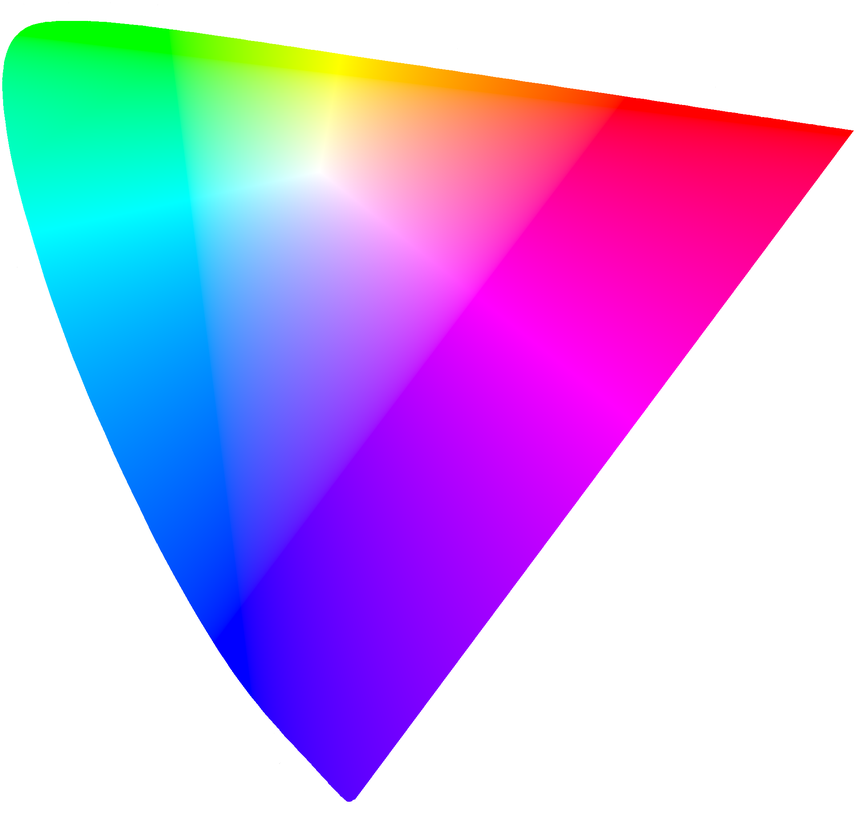
%> input picture Matlab/img/CIE_1976_UCS.png, 856 x 824 px, shrunk from 1923 x 1852 before the run; its folder holds only this picture in this run
$ octave multiImRead.m   (GNU Octave 9; MATLAB toolbox functions it lacks are replaced by stand-ins)
%> lines starting %> are read from the running program, lines starting %| are printed output that depends on the picture; in (x1, y1, x2, y2) boxes, pixels count from 0 and x2, y2 are one past the last pixel; in counts of white or black regions, pixels touching at a corner belong together; the program's own positions count from 1
imagefiles = dir('*.PNG');
nfiles = length(imagefiles);    % Number of files found
for ii=1:nfiles
   fn = imagefiles(ii).name;
   spd = imread(fn);
%> spd is the input picture: size 824x856x3 uint8; mean R, G, B 198.2, 172, 230.8
   spd = spd(:,:,1);
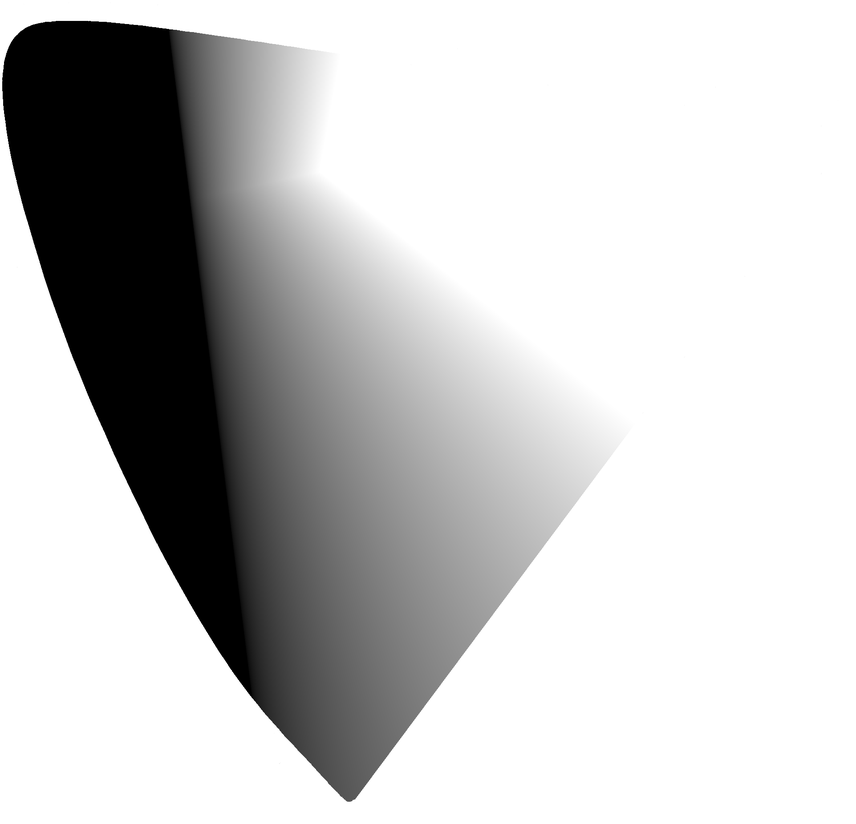
%> spd: size 824x856 uint8; min 0, max 255, mean 198.2
   spd = spd < 1;
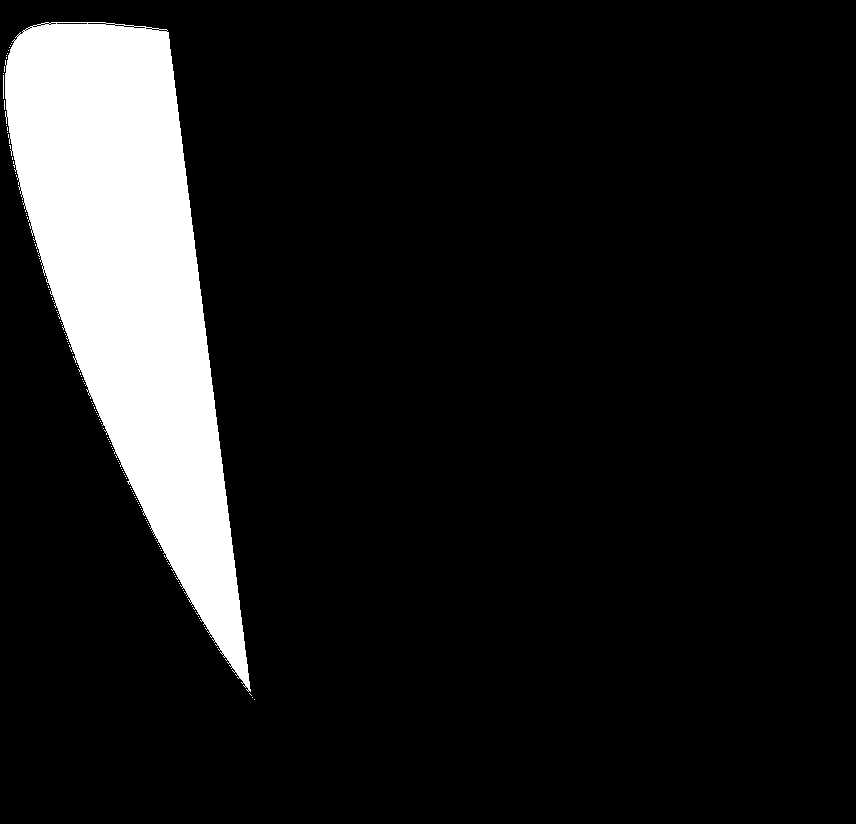
%> spd: size 824x856 logical; 11.2% white; 118 white regions (116 under 20 px), largest, box (x1, y1, x2, y2) and area: (5, 22, 251, 692) 78542, (3, 75, 4, 99) 24
   spd = sum(spd);
%> spd = 856 values, max 529 at index 168, min 0 at index 1, mean 91.96
   spd = spd.*1/max(spd);
%> spd = 856 values, max 1 at index 168, min 0 at index 1, mean 0.174
   spd = resample(spd, 81, length(spd));
%> spd = 81 values, max 0.981 at index 17, min -0.000872 at index 27, mean 0.174
   eval(strcat([fn(1:length(fn)-4), '=spd;']));
end
clear 'imagefiles' 'ii' 'nfiles' 'fn' 'spd'

$ run again, on Matlab/img/Philips_A19.PNG
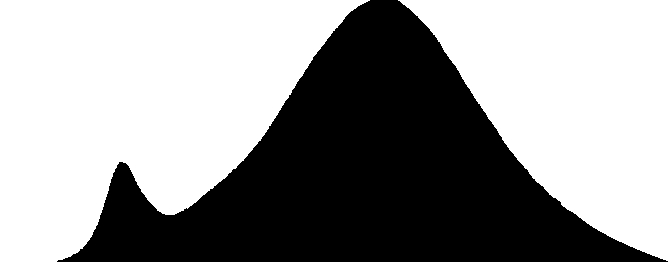
%> input picture Matlab/img/Philips_A19.PNG, 668 x 262 px
%> spd is the input picture: size 262x668x3 uint8; min 0, max 255, mean 152
%> `spd = spd < 1;`:
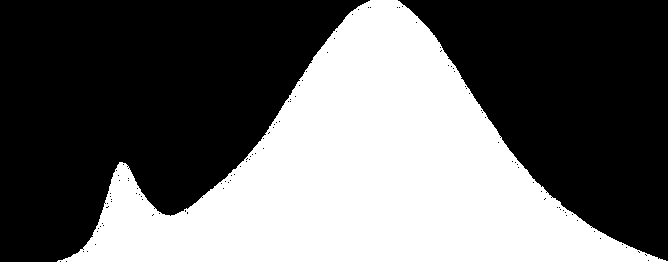
%> spd: size 262x668 logical; 40.3% white; 1 white region, box (x1, y1, x2, y2) and area: (57, 0, 668, 262) 70547
%> `spd = sum(spd);`: spd = 668 values, max 262 at index 372, min 0 at index 1, mean 105.6
%> `spd = spd.*1/max(spd);`: spd = 668 values, max 1 at index 372, min 0 at index 1, mean 0.403
%> `spd = resample(spd, 81, length(spd));`: spd = 81 values, max 1 at index 48, min -0.000448 at index 7, mean 0.403

$ run again, on Matlab/img/Philips_Hue.PNG
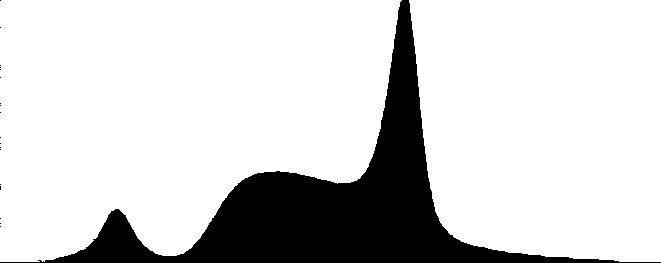
%> input picture Matlab/img/Philips_Hue.PNG, 661 x 263 px
%> spd is the input picture: size 263x661x3 uint8; min 0, max 255, mean 210.9
%> `spd = spd < 1;`:
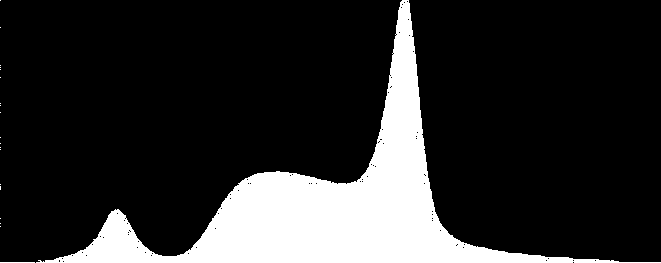
%> spd: size 263x661 logical; 17.2% white; 20 white regions (18 under 20 px), largest, box (x1, y1, x2, y2) and area: (36, 0, 661, 263) 29870, (0, 262, 35, 263) 35
%> `spd = sum(spd);`: spd = 661 values, max 263 at index 404, min 0 at index 36, mean 45.27
%> `spd = spd.*1/max(spd);`: spd = 661 values, max 1 at index 404, min 0 at index 36, mean 0.172
%> `spd = resample(spd, 81, length(spd));`: spd = 81 values, max 0.983 at index 51, min 0.00325 at index 5, mean 0.172
